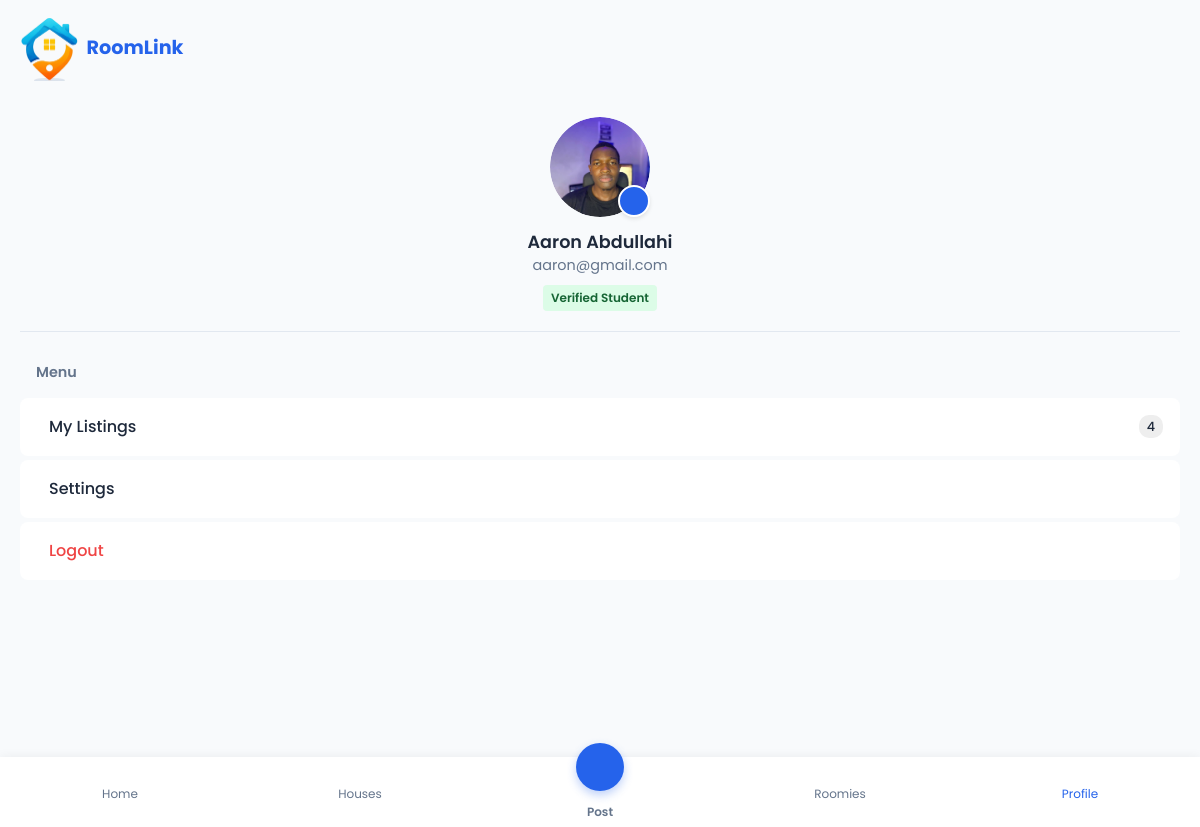
The app's page /profile/ (signed in) with its own data.
### core/models.py (models this page shows, shortened)
class User(AbstractUser):
    username = None # We use email as username
    email = models.EmailField(_('email address'), unique=True)
    full_name = models.CharField(max_length=255)
    phone_number = models.CharField(max_length=20)
    department = models.CharField(max_length=100, blank=True, null=True)
    matric_number = models.CharField(max_length=50, blank=True, null=True)
    is_verified_student = models.BooleanField(default=False)
    VERIFICATION_STATUS_CHOICES = [
        ('not_submitted', 'Not Submitted'),
        ('pending', 'Pending Review'),
        ('approved', 'Approved'),
        ('rejected', 'Rejected'),
    ]
    verification_status = models.CharField(
        max_length=20,
        choices=VERIFICATION_STATUS_CHOICES,
        default='not_submitted'
    )
    verification_document = models.FileField(upload_to='verification_docs/', blank=True, null=True)
    profile_picture = models.ImageField(upload_to='profile_pics/', blank=True, null=True)
    USERNAME_FIELD = 'email'
    REQUIRED_FIELDS = ['full_name', 'phone_number']
    objects = UserManager()

### core/views.py (the view)
# urls.py: path('profile/', views.profile, name='profile'),
@login_required
def profile(request):
    user_listings = Listing.objects.filter(posted_by=request.user)
    return render(request, 'profile.html', {'user_listings': user_listings})

### templates/profile.html (shortened to what this page needs)
{% extends 'base.html' %}
{% load static %}
{% block content %}
<section id="profile-screen" class="screen-page">
    <div class="profile-header">
        <div style="position: relative; display: inline-block; margin-bottom: 12px;">
            <div class="avatar-large" style="margin-bottom: 0;">
                {% if user.profile_picture %}
                    <img src="{{ user.profile_picture.url }}" alt="User" style="width: 100%; height: 100%; object-fit: cover; border-radius: 50%;">
                {% else %}
                    <img src="https://ui-avatars.com/api/?name={{ user.full_name|urlencode }}&background=2563EB&color=fff" alt="User">
                {% endif %}
            </div>
            <button onclick="document.getElementById('avatar-upload').click()"
                    style="position: absolute; bottom: 0; right: 0; background: var(--primary); color: white; border: 2px solid white; border-radius: 50%; width: 32px; height: 32px; display: flex; align-items: center; justify-content: center; cursor: pointer; box-shadow: 0 2px 4px rgba(0,0,0,0.1); z-index: 10;">
            </button>
        </div>
        <h3>{{ user.full_name }}</h3>
        <p style="font-size:0.9rem; color:var(--text-muted);">{{ user.email }}</p>
        <div style="margin-top:8px;">
            {% if user.is_verified_student %}
                <span class="badge badge-verified"> Verified Student</span>
            {% endif %}
        </div>
    </div>
    <div class="profile-menu">
        <div style="padding: 10px 16px; font-weight:600; color:var(--text-muted); font-size:0.9rem;">Menu</div>
        <a href="{% url 'my_listings' %}" class="menu-item text-decoration-none">
             My Listings
            <span style="margin-left:auto; background:#eee; padding:2px 8px; border-radius:10px; font-size:0.8rem;">
                {{ user_listings.count }}
            </span>
        </a>
        <a href="{% url 'settings' %}" class="menu-item text-decoration-none">
             Settings
        </a>
        <a href="{% url 'logout' %}" class="menu-item text-danger text-decoration-none">
             Logout
        </a>
    </div>
</section>
{% endblock %}

### static/css/styles.css (style rules this page uses)
:root { --primary: #2563EB; --primary-dark: #1D4ED8; --secondary: #F97316; --bg-color: #F8FAFC; --card-bg: #FFFFFF; --text-main: #1E293B; --text-muted: #64748B; --border-color: #E2E8F0; --shadow-sm: 0 1px 2px 0 rgb(0 0 0 / 0.05); --shadow-md: 0 4px 6px -1px rgb(0 0 0 / 0.1), 0 2px 4px -2px rgb(0 0 0 / 0.1); --radius-sm: 8px; --radius-md: 12px; --radius-lg: 16px; --nav-height: 70px; }
* { box-sizing: border-box; margin: 0; padding: 0; -webkit-tap-highlight-color: transparent; }
body { font-family: 'Poppins', -apple-system, BlinkMacSystemFont, "Segoe UI", Roboto, Helvetica, Arial, sans-serif; background-color: var(--bg-color); color: var(--text-main); line-height: 1.5; padding-bottom: calc(var(--nav-height) + 20px); overscroll-behavior-y: none; }
h3 { font-size: 1.1rem; font-weight: 600; }
p { font-size: 0.95rem; color: var(--text-muted); }
a { text-decoration: none; color: inherit; }
.text-decoration-none { text-decoration: none !important; }
.text-danger { color: #ef4444; }
.screen-page { padding: 0 20px; animation: fadeIn 0.3s ease; min-height: 80vh; }
.badge { padding: 4px 8px; border-radius: 4px; font-size: 0.75rem; font-weight: 600; display: inline-block; }
.badge-verified { background-color: #DCFCE7; color: #166534; }
.profile-header { display: flex; flex-direction: column; align-items: center; padding: 20px 0; border-bottom: 1px solid var(--border-color); margin-bottom: 20px; }
.avatar-large, .profile-avatar-large { width: 100px; height: 100px; border-radius: 50%; overflow: hidden; margin-bottom: 12px; }
.avatar-large img, .profile-avatar-large img { width: 100%; height: 100%; object-fit: cover; }
.profile-menu { display: flex; flex-direction: column; gap: 4px; }
.menu-item { display: flex; align-items: center; gap: 12px; padding: 16px; background: white; border-radius: var(--radius-sm); border: 1px solid transparent; font-weight: 500; cursor: pointer; }

### records on screen
User: profile_picture (picture), full_name "Aaron Abdullahi", email "aaron@gmail.com"

### other values on screen
{{ user_listings.count }} "4"
